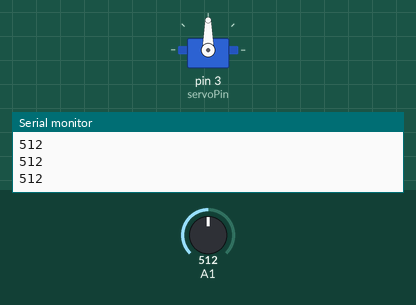
Bench run of a sketch on a simulated Arduino Uno, built with avr-gcc and run on an emulated ATmega328P. On the bench: servo, the last lines printed to the serial monitor. The inputs (shaded band) are chosen by the test bench; at power-on: A1 = 512.

Above: at 1.2 s.
1.3 s: A1 set to 716
At 2.5 s:
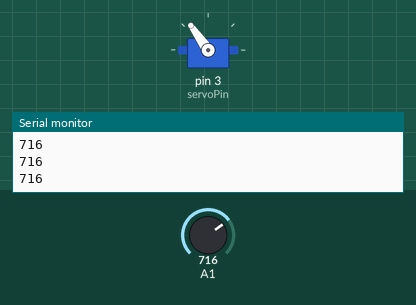
2.8 s: A1 set to 900
At 3.6 s:
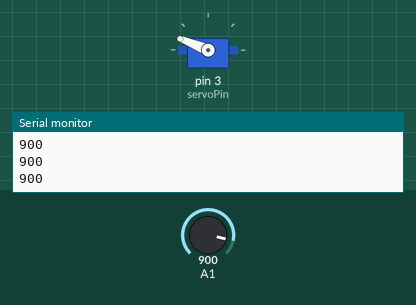
4.3 s: A1 set to 1023
At 5.1 s:
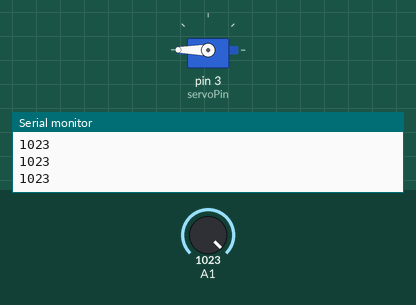
5.8 s: A1 set to 306
At 6.2 s:
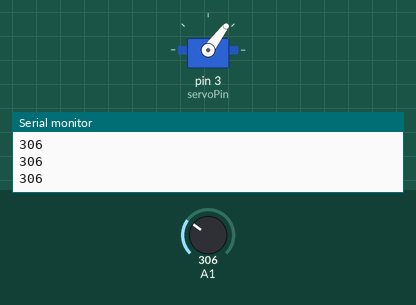
7.3 s: A1 set to 122
At 8.3 s:
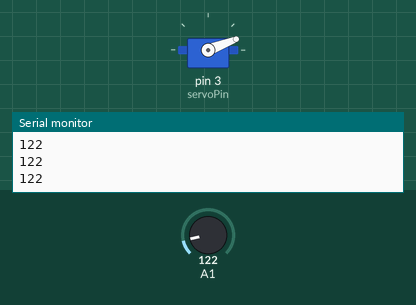
8.8 s: A1 set to 0
At 9.3 s:
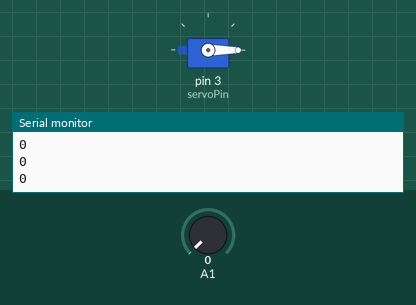
Timing chart, 0 to 11.3 s (numbered marks = the images above; inputs shaded):
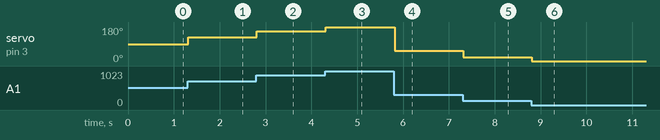

Measured:
- after the input at 1.3 s, servo on pin 3 (servoPin): 90° → 125° at once
- after the input at 2.8 s, servo on pin 3 (servoPin): 125° → 158° at once
- after the input at 4.3 s, servo on pin 3 (servoPin): 158° → 180° at once
- after the input at 5.8 s, servo on pin 3 (servoPin): 180° → 53° at once
- after the input at 7.3 s, servo on pin 3 (servoPin): 53° → 21° at once
- after the input at 8.8 s, servo on pin 3 (servoPin): 21° → 0° at once

The sketch:

Sketch_11.2_Control_Servo_by_Potentiometer.ino
```cpp
/*
  Control_Servo_by_Potentiometer

  modified 2021/7/1
  by http://www.freenove.com
*/

#include <Servo.h>

Servo myservo;              // create servo object to control a servo

int servoPin = 3;           // define the pin of servo signal line
int potVal;                 // variable to read the potValue from the analog pin

void setup() {
  myservo.attach(servoPin); // attaches the servo on servoPin to the servo object
  Serial.begin(115200);
}

void loop() {
  potVal = analogRead(A1);              // reads the potValue of the potentiometer
  Serial.println(potVal);
  potVal = map(potVal, 0, 1023, 0, 180);// scale it to use it with the servo
  myservo.write(potVal);                // sets the servo position
  delay(15);                            // waits for the servo to get there
}
```
